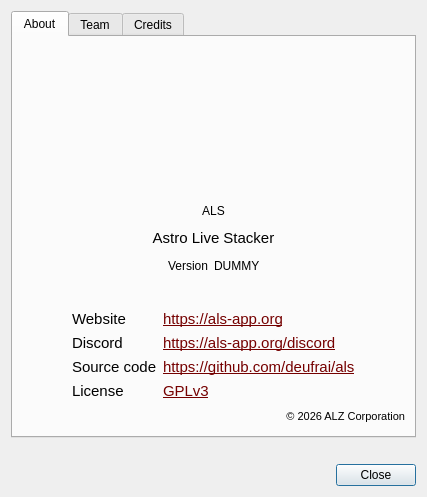
<?xml version="1.0" encoding="UTF-8"?>
<ui version="4.0">
 <class>AboutDialog</class>
 <widget class="QDialog" name="AboutDialog">
  <property name="windowModality">
   <enum>Qt::WindowModal</enum>
  </property>
  <property name="geometry">
   <rect>
    <x>0</x>
    <y>0</y>
    <width>427</width>
    <height>497</height>
   </rect>
  </property>
  <property name="windowTitle">
   <string>About ALS</string>
  </property>
  <property name="modal">
   <bool>true</bool>
  </property>
  <layout class="QVBoxLayout" name="verticalLayout_2">
   <item>
    <widget class="QTabWidget" name="tabWidget">
     <property name="currentIndex">
      <number>0</number>
     </property>
     <widget class="QWidget" name="tab">
      <attribute name="title">
       <string>About</string>
      </attribute>
      <layout class="QVBoxLayout" name="verticalLayout">
       <item>
        <layout class="QHBoxLayout" name="horizontalLayout_2">
         <item>
          <spacer name="horizontalSpacer_5">
           <property name="orientation">
            <enum>Qt::Horizontal</enum>
           </property>
           <property name="sizeHint" stdset="0">
            <size>
             <width>40</width>
             <height>20</height>
            </size>
           </property>
          </spacer>
         </item>
         <item>
          <widget class="QLabel" name="logo">
           <property name="sizePolicy">
            <sizepolicy hsizetype="Fixed" vsizetype="Fixed">
             <horstretch>0</horstretch>
             <verstretch>0</verstretch>
            </sizepolicy>
           </property>
           <property name="minimumSize">
            <size>
             <width>120</width>
             <height>120</height>
            </size>
           </property>
           <property name="maximumSize">
            <size>
             <width>120</width>
             <height>120</height>
            </size>
           </property>
           <property name="text">
            <string notr="true"/>
           </property>
           <property name="pixmap">
            <pixmap resource="../../resources/resource.qrc">:/icons/als_logo.png</pixmap>
           </property>
           <property name="scaledContents">
            <bool>true</bool>
           </property>
           <property name="alignment">
            <set>Qt::AlignCenter</set>
           </property>
          </widget>
         </item>
         <item>
          <spacer name="horizontalSpacer_6">
           <property name="orientation">
            <enum>Qt::Horizontal</enum>
           </property>
           <property name="sizeHint" stdset="0">
            <size>
             <width>40</width>
             <height>20</height>
            </size>
           </property>
          </spacer>
         </item>
        </layout>
       </item>
       <item>
        <widget class="QLabel" name="label_26">
         <property name="text">
          <string/>
         </property>
        </widget>
       </item>
       <item>
        <widget class="QLabel" name="lbl_about_app_name">
         <property name="text">
          <string>ALS</string>
         </property>
         <property name="textFormat">
          <enum>Qt::PlainText</enum>
         </property>
         <property name="alignment">
          <set>Qt::AlignCenter</set>
         </property>
        </widget>
       </item>
       <item>
        <widget class="QLabel" name="label_5">
         <property name="font">
          <font>
           <pointsize>11</pointsize>
          </font>
         </property>
         <property name="text">
          <string>&lt;html&gt;&lt;head/&gt;&lt;body&gt;&lt;p&gt;Astro Live Stacker&lt;/p&gt;&lt;/body&gt;&lt;/html&gt;</string>
         </property>
         <property name="textFormat">
          <enum>Qt::RichText</enum>
         </property>
         <property name="alignment">
          <set>Qt::AlignCenter</set>
         </property>
        </widget>
       </item>
       <item>
        <layout class="QHBoxLayout" name="horizontalLayout">
         <item>
          <spacer name="horizontalSpacer_7">
           <property name="orientation">
            <enum>Qt::Horizontal</enum>
           </property>
           <property name="sizeHint" stdset="0">
            <size>
             <width>40</width>
             <height>20</height>
            </size>
           </property>
          </spacer>
         </item>
         <item>
          <widget class="QLabel" name="lblVersionTitle">
           <property name="text">
            <string>Version</string>
           </property>
          </widget>
         </item>
         <item>
          <widget class="QLabel" name="lblVersionValue">
           <property name="text">
            <string notr="true">DUMMY</string>
           </property>
          </widget>
         </item>
         <item>
          <spacer name="horizontalSpacer">
           <property name="orientation">
            <enum>Qt::Horizontal</enum>
           </property>
           <property name="sizeHint" stdset="0">
            <size>
             <width>40</width>
             <height>20</height>
            </size>
           </property>
          </spacer>
         </item>
        </layout>
       </item>
       <item>
        <widget class="QLabel" name="label_27">
         <property name="text">
          <string/>
         </property>
        </widget>
       </item>
       <item>
        <layout class="QHBoxLayout" name="horizontalLayout_4">
         <item>
          <spacer name="horizontalSpacer_3">
           <property name="orientation">
            <enum>Qt::Horizontal</enum>
           </property>
           <property name="sizeHint" stdset="0">
            <size>
             <width>40</width>
             <height>20</height>
            </size>
           </property>
          </spacer>
         </item>
         <item>
          <layout class="QFormLayout" name="formLayout_3">
           <item row="0" column="0">
            <widget class="QLabel" name="label">
             <property name="font">
              <font>
               <pointsize>11</pointsize>
              </font>
             </property>
             <property name="text">
              <string>Website</string>
             </property>
             <property name="openExternalLinks">
              <bool>true</bool>
             </property>
            </widget>
           </item>
           <item row="0" column="1">
            <widget class="QLabel" name="label_10">
             <property name="font">
              <font>
               <pointsize>11</pointsize>
              </font>
             </property>
             <property name="text">
              <string notr="true">&lt;a href=&quot;https://als-app.org/?mtm_campaign=homeFromApp&quot;&gt;&lt;span style=&quot; text-decoration: underline; color:#750000;&quot;&gt;https://als-app.org&lt;/span&gt;&lt;/a&gt;</string>
             </property>
             <property name="openExternalLinks">
              <bool>true</bool>
             </property>
            </widget>
           </item>
           <item row="1" column="0">
            <widget class="QLabel" name="lblLicense_2">
             <property name="font">
              <font>
               <pointsize>11</pointsize>
              </font>
             </property>
             <property name="text">
              <string notr="true">Discord</string>
             </property>
             <property name="openExternalLinks">
              <bool>true</bool>
             </property>
            </widget>
           </item>
           <item row="1" column="1">
            <widget class="QLabel" name="lblLicense_3">
             <property name="font">
              <font>
               <pointsize>11</pointsize>
              </font>
             </property>
             <property name="text">
              <string notr="true">&lt;a href=&quot;https://als-app.org/discord&quot;&gt;&lt;span style=&quot; text-decoration: underline; color:#750000;&quot;&gt;https://als-app.org/discord&lt;/span&gt;&lt;/a&gt;</string>
             </property>
             <property name="openExternalLinks">
              <bool>true</bool>
             </property>
            </widget>
           </item>
           <item row="2" column="0">
            <widget class="QLabel" name="label_25">
             <property name="font">
              <font>
               <pointsize>11</pointsize>
              </font>
             </property>
             <property name="text">
              <string>Source code</string>
             </property>
             <property name="openExternalLinks">
              <bool>true</bool>
             </property>
            </widget>
           </item>
           <item row="2" column="1">
            <widget class="QLabel" name="label_30">
             <property name="font">
              <font>
               <pointsize>11</pointsize>
              </font>
             </property>
             <property name="text">
              <string notr="true">&lt;a href=&quot;https://github.com/deufrai/als&quot;&gt;&lt;span style=&quot; text-decoration: underline; color:#750000;&quot;&gt;https://github.com/deufrai/als&lt;/span&gt;&lt;/a&gt;</string>
             </property>
             <property name="openExternalLinks">
              <bool>true</bool>
             </property>
            </widget>
           </item>
           <item row="3" column="0">
            <widget class="QLabel" name="lblLicense">
             <property name="font">
              <font>
               <pointsize>11</pointsize>
              </font>
             </property>
             <property name="text">
              <string>License</string>
             </property>
             <property name="openExternalLinks">
              <bool>true</bool>
             </property>
            </widget>
           </item>
           <item row="3" column="1">
            <widget class="QLabel" name="lblLicense_4">
             <property name="font">
              <font>
               <pointsize>11</pointsize>
              </font>
             </property>
             <property name="text">
              <string notr="true">&lt;a href=&quot;http://www.gnu.org/licenses/gpl-3.0.txt&quot;&gt;&lt;span style=&quot; text-decoration: underline; color:#750000;&quot;&gt;GPLv3&lt;/span&gt;&lt;/a&gt;</string>
             </property>
             <property name="openExternalLinks">
              <bool>true</bool>
             </property>
            </widget>
           </item>
          </layout>
         </item>
         <item>
          <spacer name="horizontalSpacer_4">
           <property name="orientation">
            <enum>Qt::Horizontal</enum>
           </property>
           <property name="sizeHint" stdset="0">
            <size>
             <width>40</width>
             <height>20</height>
            </size>
           </property>
          </spacer>
         </item>
        </layout>
       </item>
       <item>
        <widget class="QLabel" name="label_4">
         <property name="font">
          <font>
           <pointsize>8</pointsize>
          </font>
         </property>
         <property name="toolTip">
          <string notr="true"/>
         </property>
         <property name="text">
          <string notr="true">© 2026 ALZ Corporation</string>
         </property>
         <property name="alignment">
          <set>Qt::AlignRight|Qt::AlignTrailing|Qt::AlignVCenter</set>
         </property>
        </widget>
       </item>
      </layout>
     </widget>
     <widget class="QWidget" name="tab_2">
      <attribute name="title">
       <string>Team</string>
      </attribute>
      <layout class="QVBoxLayout" name="verticalLayout_4">
       <item>
        <widget class="QGroupBox" name="groupBox">
         <property name="title">
          <string>Authors</string>
         </property>
         <layout class="QVBoxLayout" name="verticalLayout_3">
          <item>
           <widget class="QLabel" name="label_6">
            <property name="text">
             <string notr="true">Gilles Le MARECHAL</string>
            </property>
           </widget>
          </item>
          <item>
           <widget class="QLabel" name="label_7">
            <property name="text">
             <string notr="true">Sébastien DURAND</string>
            </property>
           </widget>
          </item>
          <item>
           <widget class="QLabel" name="label_8">
            <property name="text">
             <string notr="true">Thibault NOTARGIACOMO</string>
            </property>
           </widget>
          </item>
          <item>
           <widget class="QLabel" name="label_9">
            <property name="text">
             <string notr="true">Frédéric CORNU</string>
            </property>
           </widget>
          </item>
         </layout>
        </widget>
       </item>
       <item>
        <widget class="QLabel" name="label_19">
         <property name="font">
          <font>
           <pointsize>5</pointsize>
          </font>
         </property>
         <property name="text">
          <string/>
         </property>
        </widget>
       </item>
       <item>
        <widget class="QGroupBox" name="groupBox_2">
         <property name="title">
          <string>Contributors</string>
         </property>
         <layout class="QFormLayout" name="formLayout_2">
          <property name="fieldGrowthPolicy">
           <enum>QFormLayout::AllNonFixedFieldsGrow</enum>
          </property>
          <property name="labelAlignment">
           <set>Qt::AlignLeading|Qt::AlignLeft|Qt::AlignVCenter</set>
          </property>
          <property name="formAlignment">
           <set>Qt::AlignLeading|Qt::AlignLeft|Qt::AlignTop</set>
          </property>
          <item row="0" column="0">
           <widget class="QLabel" name="label_11">
            <property name="font">
             <font>
              <weight>50</weight>
              <bold>false</bold>
              <kerning>false</kerning>
             </font>
            </property>
            <property name="statusTip">
             <string notr="true"/>
            </property>
            <property name="text">
             <string notr="true">Benjamin FOUSSE</string>
            </property>
           </widget>
          </item>
          <item row="0" column="1">
           <widget class="QLabel" name="label_12">
            <property name="text">
             <string>Project logo</string>
            </property>
           </widget>
          </item>
          <item row="1" column="0">
           <widget class="QLabel" name="label_13">
            <property name="font">
             <font>
              <weight>50</weight>
              <bold>false</bold>
              <kerning>false</kerning>
             </font>
            </property>
            <property name="statusTip">
             <string notr="true"/>
            </property>
            <property name="text">
             <string notr="true">Davy HUBERT</string>
            </property>
           </widget>
          </item>
          <item row="1" column="1">
           <widget class="QLabel" name="label_14">
            <property name="text">
             <string>Dark subtraction and alignment threshold</string>
            </property>
           </widget>
          </item>
          <item row="2" column="0">
           <widget class="QLabel" name="label_15">
            <property name="font">
             <font>
              <weight>50</weight>
              <bold>false</bold>
              <kerning>false</kerning>
             </font>
            </property>
            <property name="statusTip">
             <string notr="true"/>
            </property>
            <property name="text">
             <string notr="true">Christophe HEULIN</string>
            </property>
           </widget>
          </item>
          <item row="2" column="1">
           <widget class="QLabel" name="label_16">
            <property name="text">
             <string>Awesome shots for our website</string>
            </property>
           </widget>
          </item>
          <item row="3" column="0">
           <widget class="QLabel" name="label_17">
            <property name="enabled">
             <bool>true</bool>
            </property>
            <property name="font">
             <font>
              <weight>50</weight>
              <bold>false</bold>
              <kerning>false</kerning>
             </font>
            </property>
            <property name="statusTip">
             <string notr="true"/>
            </property>
            <property name="text">
             <string notr="true">Stéphane HUBERT</string>
            </property>
           </widget>
          </item>
          <item row="3" column="1">
           <widget class="QLabel" name="label_18">
            <property name="text">
             <string>Countless tests &amp; love</string>
            </property>
           </widget>
          </item>
         </layout>
        </widget>
       </item>
       <item>
        <widget class="QLabel" name="label_33">
         <property name="font">
          <font>
           <pointsize>5</pointsize>
          </font>
         </property>
         <property name="text">
          <string/>
         </property>
        </widget>
       </item>
       <item>
        <widget class="QGroupBox" name="groupBox_3">
         <property name="title">
          <string>Translators</string>
         </property>
         <layout class="QFormLayout" name="formLayout">
          <property name="fieldGrowthPolicy">
           <enum>QFormLayout::AllNonFixedFieldsGrow</enum>
          </property>
          <property name="labelAlignment">
           <set>Qt::AlignLeading|Qt::AlignLeft|Qt::AlignVCenter</set>
          </property>
          <property name="formAlignment">
           <set>Qt::AlignLeading|Qt::AlignLeft|Qt::AlignTop</set>
          </property>
          <item row="0" column="0">
           <widget class="QLabel" name="label_31">
            <property name="text">
             <string notr="true">Eduard VAZHOROV</string>
            </property>
           </widget>
          </item>
          <item row="0" column="1">
           <widget class="QLabel" name="label_32">
            <property name="text">
             <string>Russian</string>
            </property>
           </widget>
          </item>
         </layout>
        </widget>
       </item>
      </layout>
     </widget>
     <widget class="QWidget" name="Thanks">
      <attribute name="title">
       <string>Credits</string>
      </attribute>
      <layout class="QVBoxLayout" name="verticalLayout_9">
       <item>
        <widget class="QGroupBox" name="groupBox_4">
         <property name="title">
          <string>Special guests</string>
         </property>
         <layout class="QVBoxLayout" name="verticalLayout_8">
          <item>
           <layout class="QVBoxLayout" name="verticalLayout_5">
            <property name="bottomMargin">
             <number>18</number>
            </property>
            <item>
             <widget class="QLabel" name="label_22">
              <property name="font">
               <font>
                <pointsize>11</pointsize>
               </font>
              </property>
              <property name="text">
               <string>Image alignment</string>
              </property>
              <property name="alignment">
               <set>Qt::AlignCenter</set>
              </property>
              <property name="openExternalLinks">
               <bool>true</bool>
              </property>
             </widget>
            </item>
            <item>
             <widget class="QLabel" name="label_34">
              <property name="font">
               <font>
                <pointsize>10</pointsize>
                <weight>75</weight>
                <bold>true</bold>
               </font>
              </property>
              <property name="text">
               <string notr="true">Astroalign</string>
              </property>
              <property name="alignment">
               <set>Qt::AlignCenter</set>
              </property>
              <property name="openExternalLinks">
               <bool>true</bool>
              </property>
             </widget>
            </item>
            <item>
             <widget class="QLabel" name="label_35">
              <property name="font">
               <font>
                <pointsize>11</pointsize>
               </font>
              </property>
              <property name="text">
               <string notr="true">&lt;a href=&quot;https://astroalign.quatrope.org&quot;&gt;&lt;span style=&quot; text-decoration: underline; color:#750000;&quot;&gt;https://astroalign.quatrope.org&lt;/span&gt;&lt;/a&gt;</string>
              </property>
              <property name="alignment">
               <set>Qt::AlignCenter</set>
              </property>
              <property name="openExternalLinks">
               <bool>true</bool>
              </property>
             </widget>
            </item>
           </layout>
          </item>
          <item>
           <layout class="QVBoxLayout" name="verticalLayout_6">
            <property name="bottomMargin">
             <number>18</number>
            </property>
            <item>
             <widget class="QLabel" name="label_23">
              <property name="font">
               <font>
                <pointsize>11</pointsize>
               </font>
              </property>
              <property name="text">
               <string>Autostretch</string>
              </property>
              <property name="alignment">
               <set>Qt::AlignCenter</set>
              </property>
              <property name="openExternalLinks">
               <bool>true</bool>
              </property>
             </widget>
            </item>
            <item>
             <widget class="QLabel" name="label_36">
              <property name="font">
               <font>
                <pointsize>10</pointsize>
                <weight>75</weight>
                <bold>true</bold>
               </font>
              </property>
              <property name="text">
               <string notr="true">Las Cumbres Observatory</string>
              </property>
              <property name="alignment">
               <set>Qt::AlignCenter</set>
              </property>
              <property name="openExternalLinks">
               <bool>true</bool>
              </property>
             </widget>
            </item>
            <item>
             <widget class="QLabel" name="label_37">
              <property name="font">
               <font>
                <pointsize>11</pointsize>
               </font>
              </property>
              <property name="text">
               <string notr="true">&lt;a href=&quot;https://lco.global/&quot;&gt;&lt;span style=&quot; text-decoration: underline; color:#750000;&quot;&gt;https://lco.global&lt;/span&gt;&lt;/a&gt;</string>
              </property>
              <property name="alignment">
               <set>Qt::AlignCenter</set>
              </property>
              <property name="openExternalLinks">
               <bool>true</bool>
              </property>
             </widget>
            </item>
           </layout>
          </item>
          <item>
           <layout class="QVBoxLayout" name="verticalLayout_7">
            <property name="bottomMargin">
             <number>18</number>
            </property>
            <item>
             <widget class="QLabel" name="label_21">
              <property name="font">
               <font>
                <pointsize>11</pointsize>
               </font>
              </property>
              <property name="text">
               <string>Online image viewer</string>
              </property>
              <property name="alignment">
               <set>Qt::AlignCenter</set>
              </property>
              <property name="openExternalLinks">
               <bool>true</bool>
              </property>
             </widget>
            </item>
            <item>
             <widget class="QLabel" name="label_38">
              <property name="font">
               <font>
                <pointsize>10</pointsize>
                <weight>75</weight>
                <bold>true</bold>
               </font>
              </property>
              <property name="text">
               <string notr="true">OpenSeaDragon</string>
              </property>
              <property name="alignment">
               <set>Qt::AlignCenter</set>
              </property>
              <property name="openExternalLinks">
               <bool>true</bool>
              </property>
             </widget>
            </item>
            <item>
             <widget class="QLabel" name="label_39">
              <property name="font">
               <font>
                <pointsize>11</pointsize>
               </font>
              </property>
              <property name="text">
               <string notr="true">&lt;a href=&quot;https://openseadragon.github.io&quot;&gt;&lt;span style=&quot; text-decoration: underline; color:#750000;&quot;&gt;https://openseadragon.github.io&lt;/span&gt;&lt;/a&gt;</string>
              </property>
              <property name="alignment">
               <set>Qt::AlignCenter</set>
              </property>
              <property name="openExternalLinks">
               <bool>true</bool>
              </property>
             </widget>
            </item>
           </layout>
          </item>
         </layout>
        </widget>
       </item>
       <item>
        <widget class="QLabel" name="label_29">
         <property name="text">
          <string>All libraries used in ALS are listed &lt;a href=&quot;https://raw.githubusercontent.com/deufrai/als/refs/heads/release/1.0/requirements.txt&quot;&gt;&lt;span style=&quot; text-decoration: underline; color:#750000;&quot;&gt;here&lt;/span&gt;&lt;/a&gt;</string>
         </property>
         <property name="alignment">
          <set>Qt::AlignCenter</set>
         </property>
         <property name="wordWrap">
          <bool>true</bool>
         </property>
         <property name="openExternalLinks">
          <bool>true</bool>
         </property>
        </widget>
       </item>
       <item>
        <spacer name="verticalSpacer_6">
         <property name="orientation">
          <enum>Qt::Vertical</enum>
         </property>
         <property name="sizeHint" stdset="0">
          <size>
           <width>20</width>
           <height>40</height>
          </size>
         </property>
        </spacer>
       </item>
      </layout>
     </widget>
    </widget>
   </item>
   <item>
    <widget class="QLabel" name="label_28">
     <property name="text">
      <string/>
     </property>
    </widget>
   </item>
   <item>
    <layout class="QHBoxLayout" name="horizontalLayout_3">
     <item>
      <spacer name="horizontalSpacer_2">
       <property name="orientation">
        <enum>Qt::Horizontal</enum>
       </property>
       <property name="sizeHint" stdset="0">
        <size>
         <width>40</width>
         <height>20</height>
        </size>
       </property>
      </spacer>
     </item>
     <item>
      <widget class="QPushButton" name="btnOK">
       <property name="text">
        <string>Close</string>
       </property>
      </widget>
     </item>
    </layout>
   </item>
  </layout>
 </widget>
 <resources>
  <include location="../../resources/resource.qrc"/>
 </resources>
 <connections>
  <connection>
   <sender>btnOK</sender>
   <signal>clicked()</signal>
   <receiver>AboutDialog</receiver>
   <slot>accept()</slot>
   <hints>
    <hint type="sourcelabel">
     <x>332</x>
     <y>268</y>
    </hint>
    <hint type="destinationlabel">
     <x>375</x>
     <y>157</y>
    </hint>
   </hints>
  </connection>
 </connections>
</ui>
